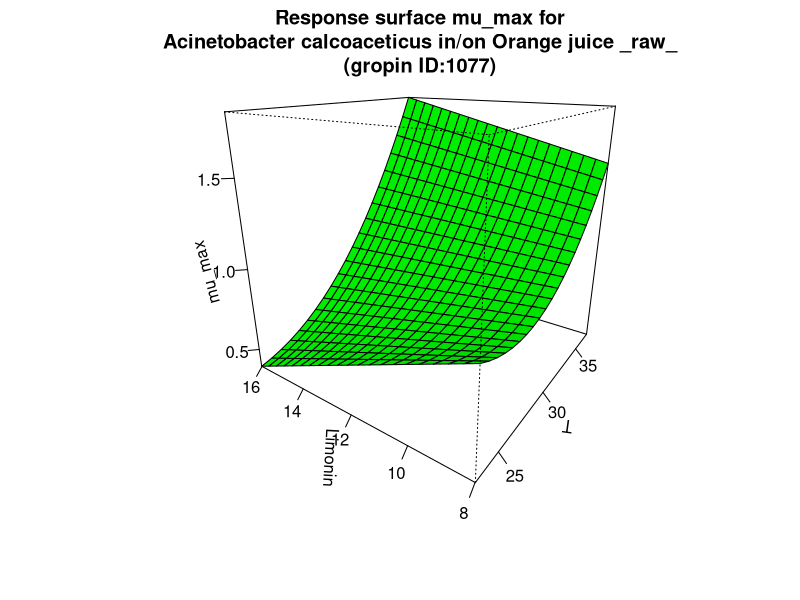

The R source for this figure:
#############################
# start of Parameter script
#############################
T <- seq(22.977022977023,37.037,length.out=21)
Limonin <- seq(7.99200799200799,16.016,length.out=21)
#############################
# end of Parameter script
#############################
############################# 
# start of Model script Gropin ID 1077 
#############################
 
# constant coefficients for this model
 
variables <- data.frame(T,Limonin)
argumentsPar <- expand.grid(variables)
 
# heart of the model
response_surface <- function(T,Limonin) {
   mumax <-7.26-0.386*T+0.006*(T^2)-0.257*Limonin+0.008*T*Limonin

return(mumax=mumax)
} 

# output parameters
mumax <- cbind(argumentsPar,response_surface(argumentsPar['T'],argumentsPar['Limonin']))
colnames(mumax) <- c(colnames(argumentsPar),'mumax')
#############################
# End of Model script
#############################
############################# 
# start of Visualisation script Gropin ID 1077 
#############################
persp(T,Limonin,matrix(unlist(mumax$mumax),nrow=21),col = 'green',xlab='T',ylab='Limonin',zlab='mu_max',main='Response surface mu_max for
Acinetobacter calcoaceticus in/on Orange juice _raw_
(gropin ID:1077)',theta=305,phi=20,shade=0.25,ticktype = 'detailed')
#############################
# End of Visualisation script
#############################
